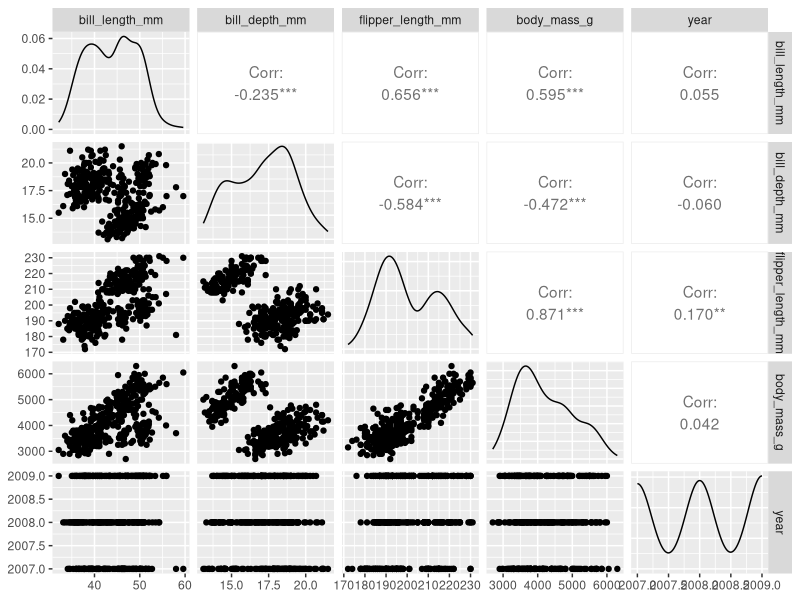
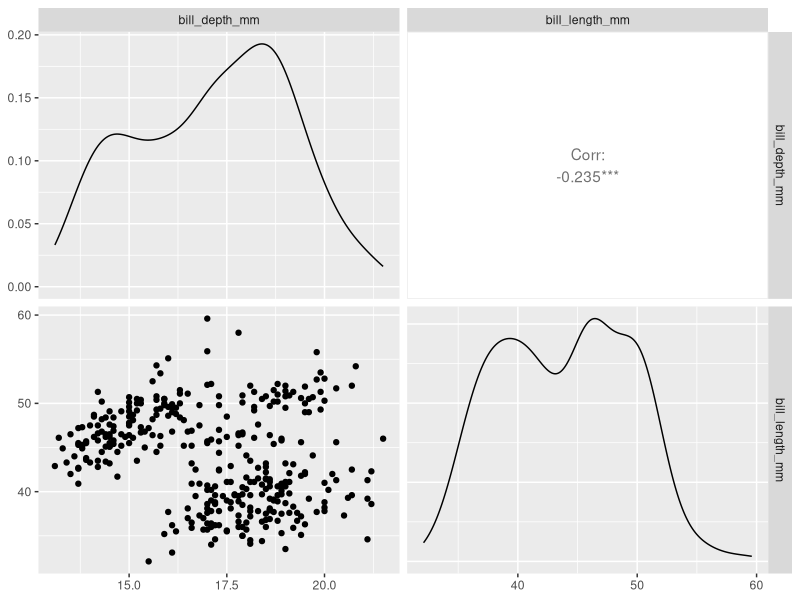
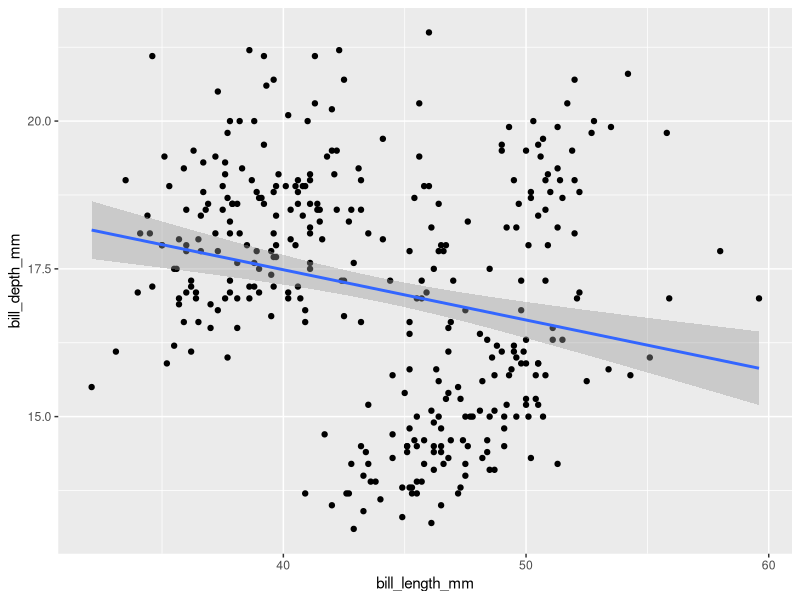
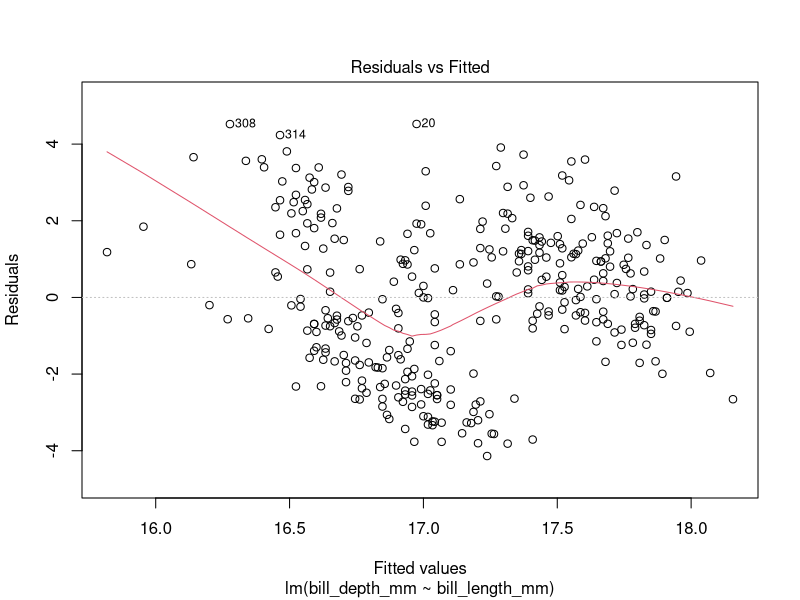
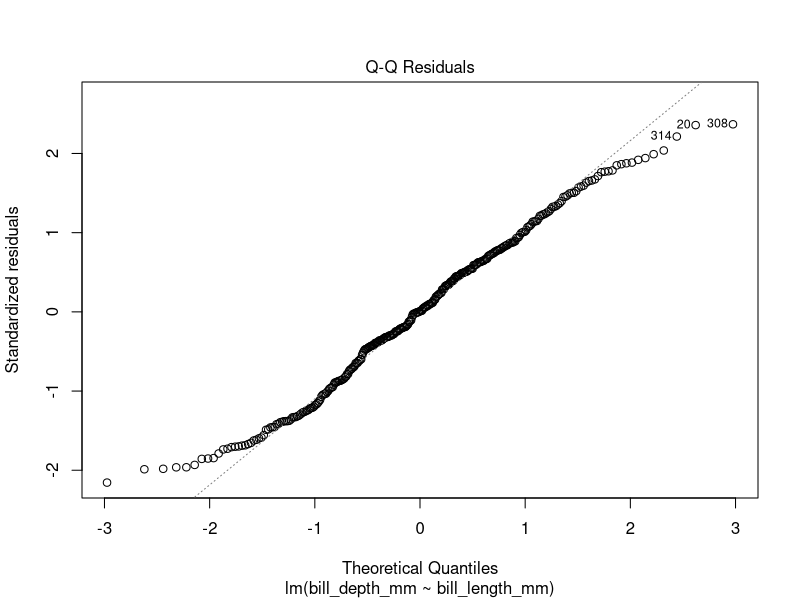
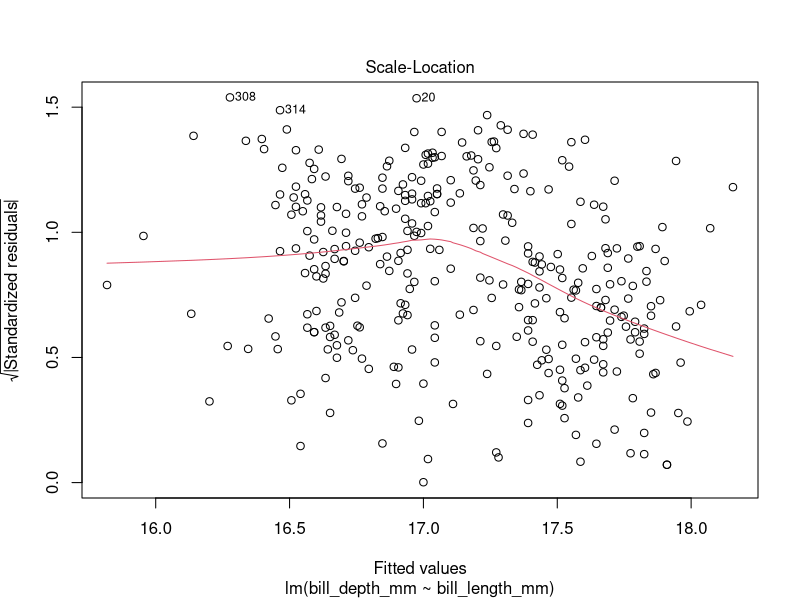
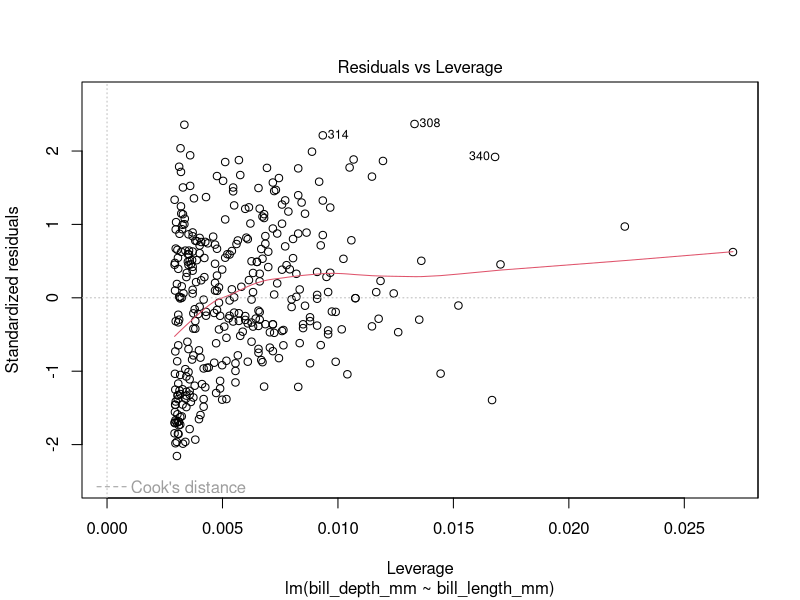
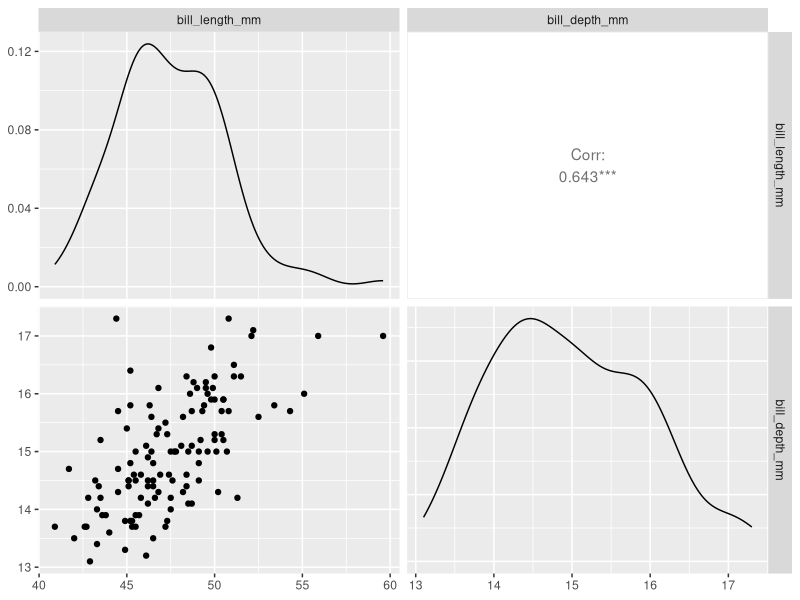

These charts were generated, in order, by the following R code:
# 2026-03-03
# JVS

library(tidyverse)
library(palmerpenguins)
library(GGally)

head(penguins)
summary(penguins)

ggpairs(data = penguins %>% select(where(is.numeric)))
ggpairs(data = penguins %>% select(bill_depth_mm, bill_length_mm))

# build a bad linear model
lm_1 = lm(bill_depth_mm ~ bill_length_mm, data = penguins)
summary(lm_1)

str(lm_1)
lm_1$coefficients
class(lm_1)

ggplot(data = penguins, aes(x = bill_length_mm, y = bill_depth_mm)) +
  geom_point() +
  geom_smooth(method = "lm")

plot(lm_1)

# try just 1 species

gentoo = penguins %>%
  filter(species == "Gentoo",
          !is.na(bill_length_mm))
head(gentoo)
summary(gentoo)

ggpairs(data = gentoo %>% select(bill_length_mm, bill_depth_mm))

lm_2 = lm(bill_depth_mm ~ bill_length_mm, data = gentoo)
summary(lm_2)
plot(lm_2)

ggplot(data = gentoo, aes(y = bill_depth_mm, x = bill_length_mm)) +
  geom_point() +
  geom_smooth(method = "lm") +
  theme_bw()

# quickly plot lm for all 3 species

ggplot(data = penguins) +
  geom_point(aes(x = bill_length_mm, bill_depth_mm, color = species)) +
  geom_smooth(aes(x = bill_length_mm, y = bill_depth_mm, color = species), method = "lm") +
  geom_smooth(aes(x = bill_length_mm, y = bill_depth_mm), color = "black", method = "lm")

# exercise 5.1
lm_3 = lm(bill_depth_mm ~ flipper_length_mm, data = gentoo)
summary(lm_3)
plot(lm_3)

ggplot(data = gentoo, aes(y = bill_depth_mm, x = flipper_length_mm)) +
  geom_point() +
  geom_smooth(method = "lm") +
  theme_bw()
